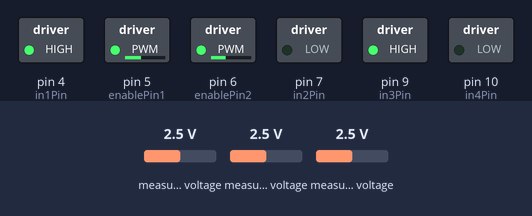
The sketch below on a simulated Arduino Uno, built with avr-gcc and run on an emulated ATmega328P. On the bench: switched loads named in the sketch (green lamp = pin HIGH). Inputs (shaded band) come from the test bench; at power-on: measured voltage 2.5 V.

Above: at 1.7 s.
1.8 s: measured voltage (sensor 200) set to 0.1 V
At 2.1 s:
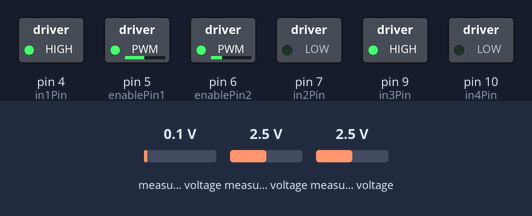
3.3 s: measured voltage (sensor 202) set to 0.1 V
At 3.8 s:
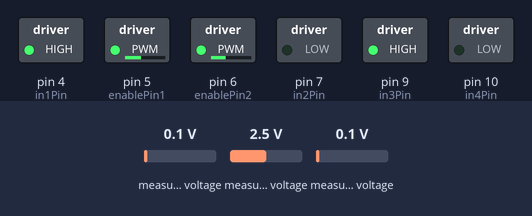
4.8 s: measured voltage (sensor 201) set to 1.2 V
6.3 s: measured voltage (sensor 201) set to 0.9 V
At 7.4 s:
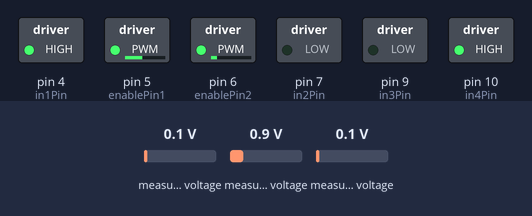
7.8 s: measured voltage (sensor 200) set to 0.9 V
9.3 s: measured voltage (sensor 200) set to 1.2 V
At 10.4 s:
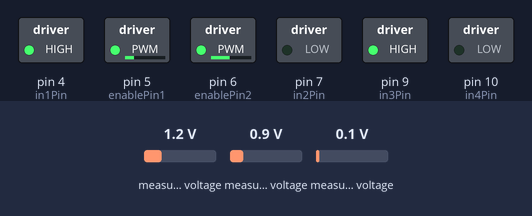
Timing chart, 0 to 12.0 s (numbered marks = the images above; inputs shaded):
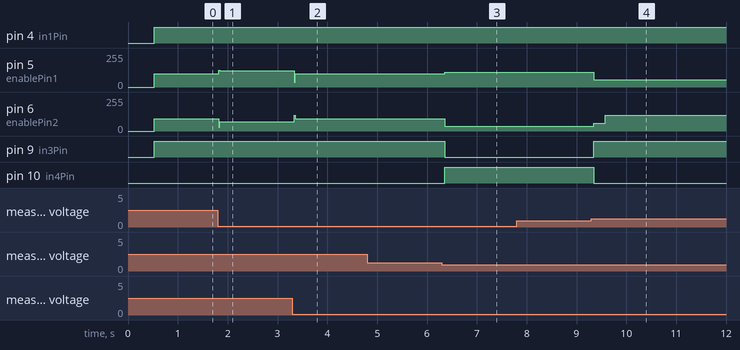

Measured:
- the behaviour switches between 1.1 and 1 V on measured voltage (sensor 201) (found by bisection; images 2 and 3)
- the behaviour switches between 1 and 1.1 V on measured voltage (sensor 200) (found by bisection; images 3 and 4)
- after the input at 1.8 s, pin 5 (enablePin1): 100/255 → 122/255 at once; pin 6 (enablePin2): 92/255 → 70/255 at once
- after the input at 3.3 s, pin 5 (enablePin1): 122/255 → 100/255 at once; pin 6 (enablePin2): 70/255 → 92/255 at once
- after the input at 4.8 s, every drawn part: stays the same
- after the input at 6.3 s, pin 5 (enablePin1): 100/255 → 110/255 after 0.06 s; pin 6 (enablePin2): 92/255 → 37/255 after 0.06 s; pin 9 (in3Pin): HIGH → LOW after 0.06 s; pin 10 (in4Pin): LOW → HIGH after 0.06 s
- after the input at 7.8 s, every drawn part: stays the same
- after the input at 9.3 s, pin 5 (enablePin1): 110/255 → 55/255 after 0.05 s, → 56/255 0.22 s later; pin 6 (enablePin2): 37/255 → 57/255 after 0.05 s, → 117/255 0.22 s later; pin 9 (in3Pin): LOW → HIGH after 0.05 s; pin 10 (in4Pin): HIGH → LOW after 0.05 s

The sketch:

Line_Following_PD.ino
```cpp
#include <Wire.h>
#include <ADS1115_WE.h>

/*
 * ADS1115-based line follower using weighted-centroid error and PD control.
 * Lost-line search follows the last reliable direction and uses a recovery mode.
 */

#define I2C_ADDRESS 0x48

ADS1115_WE adc = ADS1115_WE(I2C_ADDRESS);

const int enablePin1 = 5;   // Right motor ENA
const int enablePin2 = 6;   // Left motor ENB
const int in1Pin = 4;
const int in2Pin = 7;
const int in3Pin = 9;
const int in4Pin = 10;

boolean reverseL = false;
boolean reverseR = false;

const int baseSpeed = 100;
const int maxSpeed = 125;
const int minRunSpeed = 35;
const int leftSpeedOffset = 8;

float Kp = 0.44;
float Kd = 1.70;

const int normalMaxCorrection = 91;
const int derivativeLimit = 40;
const int centerDeadBand = 6;

const long LINE_LOST_SUM = 100;
const int LINE_LOST_CONFIRM = 3;
const int lostSearchOuterSpeed = 110;
const int lostSearchInnerReverseSpeed = -45;
const int lostNoDirectionSpeed = 65;
const unsigned long lostSearchMinTime = 120;
const int lineFoundConfirmNeed = 3;
const unsigned long recoveryTime = 220;
const int recoveryBaseSpeed = 60;
const int recoveryMaxCorrection = 5;

ADS1115_MUX irChannels[3] = {
  ADS1115_COMP_2_GND,  // Left
  ADS1115_COMP_1_GND,  // Center
  ADS1115_COMP_0_GND   // Right
};

int sensorWhiteMV[3] = {940, 940, 940};
const bool lineIsHigh = true;
const int sensorPos[3] = {-100, 0, 100};

int irRawMV[3] = {0, 0, 0};
int irFilteredMV[3] = {0, 0, 0};
long blackness[3] = {0, 0, 0};

const int filterN = 1;

const int MODE_NORMAL = 0;
const int MODE_LOST_SEARCH = 1;
const int MODE_RECOVERY = 2;

int controlMode = MODE_NORMAL;
unsigned long modeStartTime = 0;

float error = 0.0;
float lastError = 0.0;
float lastReliableError = 0.0;

bool lineLost = false;
int lineLostCount = 0;
int lockedLostSearchDirection = 0;
int lineFoundStableCount = 0;

int leftServoSpeed = 0;
int rightServoSpeed = 0;

void Scan();
void ComputeError();
void UpdateControl();
void StartLostSearchMode();
void HandleLostSearchMode();
void RunLostSearch();
int GetLostSearchDirection();
void StartRecoveryMode();
void HandleRecoveryMode();
void RunPDControl(int currentBaseSpeed, int maxCorrection, bool allowReverse);
void Drive(int leftSpeed, int rightSpeed);
int clampSignedSpeed(int value);
void setMotor(int leftSpeedValue, int rightSpeedValue, boolean leftReverse, boolean rightReverse);
bool isPwmPin(int pin);
void writeEnable(int pin, int speedValue);
float readChannel(ADS1115_MUX channel);
float absFloat(float value);

void setup()
{
  pinMode(in1Pin, OUTPUT);
  pinMode(in2Pin, OUTPUT);
  pinMode(in3Pin, OUTPUT);
  pinMode(in4Pin, OUTPUT);
  pinMode(enablePin1, OUTPUT);
  pinMode(enablePin2, OUTPUT);

  delay(500);

  Wire.begin();
  Wire.setClock(400000);

  if (!adc.init()) {
    while (true) {
      Drive(0, 0);
      delay(500);
    }
  }

  adc.setVoltageRange_mV(ADS1115_RANGE_6144);
  adc.setConvRate(ADS1115_860_SPS);
}

void loop()
{
  Scan();
  ComputeError();
  UpdateControl();
  Drive(leftServoSpeed, rightServoSpeed);
}

void Scan()
{
  static bool firstScan = true;

  for (int i = 0; i < 3; i++) {
    float voltage = readChannel(irChannels[i]);
    irRawMV[i] = (int)(voltage * 1000.0);

    if (firstScan) {
      irFilteredMV[i] = irRawMV[i];
    }
    else {
      irFilteredMV[i] =
        (irFilteredMV[i] * (filterN - 1) + irRawMV[i]) / filterN;
    }

    long value;

    if (lineIsHigh) {
      value = (long)irFilteredMV[i] - sensorWhiteMV[i];
    }
    else {
      value = (long)sensorWhiteMV[i] - irFilteredMV[i];
    }

    blackness[i] = (value > 0) ? value : 0;
  }

  firstScan = false;
}

void ComputeError()
{
  long sum = blackness[0] + blackness[1] + blackness[2];

  if (sum < LINE_LOST_SUM) {
    lineLostCount++;

    if (lineLostCount >= LINE_LOST_CONFIRM) {
      lineLost = true;

      if (lastReliableError > 10.0) {
        error = 100.0;
      }
      else if (lastReliableError < -10.0) {
        error = -100.0;
      }
      else {
        error = lastError;
      }
    }
    else {
      lineLost = false;
      error = lastError;
    }

    return;
  }

  lineLost = false;
  lineLostCount = 0;

  long weightedSum = 0;
  weightedSum += (long)sensorPos[0] * blackness[0];
  weightedSum += (long)sensorPos[1] * blackness[1];
  weightedSum += (long)sensorPos[2] * blackness[2];

  error = (float)weightedSum / (float)sum;
  error = constrain(error, -100.0, 100.0);

  if (absFloat(error) <= centerDeadBand) {
    error = 0.0;
  }

  if (error > 15.0 || error < -15.0) {
    lastReliableError = error;
  }
}

void UpdateControl()
{
  if (controlMode == MODE_NORMAL) {
    if (lineLost) {
      StartLostSearchMode();
      RunLostSearch();
      return;
    }

    RunPDControl(baseSpeed, normalMaxCorrection, false);
    return;
  }

  if (controlMode == MODE_LOST_SEARCH) {
    HandleLostSearchMode();
    return;
  }

  if (controlMode == MODE_RECOVERY) {
    HandleRecoveryMode();
  }
}

void StartLostSearchMode()
{
  controlMode = MODE_LOST_SEARCH;
  modeStartTime = millis();
  lineFoundStableCount = 0;
  lockedLostSearchDirection = GetLostSearchDirection();
  lastError = error;
}

void HandleLostSearchMode()
{
  unsigned long now = millis();

  if (now - modeStartTime >= lostSearchMinTime) {
    if (!lineLost) {
      lineFoundStableCount++;
    }
    else {
      lineFoundStableCount = 0;
    }
  }

  if (lineFoundStableCount >= lineFoundConfirmNeed) {
    StartRecoveryMode();
    RunPDControl(recoveryBaseSpeed, recoveryMaxCorrection, false);
    return;
  }

  RunLostSearch();
}

void RunLostSearch()
{
  if (lockedLostSearchDirection > 0) {
    leftServoSpeed = lostSearchOuterSpeed;
    rightServoSpeed = lostSearchInnerReverseSpeed;
  }
  else if (lockedLostSearchDirection < 0) {
    leftServoSpeed = lostSearchInnerReverseSpeed;
    rightServoSpeed = lostSearchOuterSpeed;
  }
  else {
    leftServoSpeed = lostNoDirectionSpeed;
    rightServoSpeed = lostNoDirectionSpeed;
  }
}

int GetLostSearchDirection()
{
  if (lastReliableError > 15.0) {
    return 1;
  }
  if (lastReliableError < -15.0) {
    return -1;
  }
  if (lastError > 15.0) {
    return 1;
  }
  if (lastError < -15.0) {
    return -1;
  }
  return 0;
}

void StartRecoveryMode()
{
  controlMode = MODE_RECOVERY;
  modeStartTime = millis();
  lineFoundStableCount = 0;
  lockedLostSearchDirection = 0;
  lastError = error;
}

void HandleRecoveryMode()
{
  unsigned long now = millis();

  if (lineLost) {
    StartLostSearchMode();
    RunLostSearch();
    return;
  }

  if (now - modeStartTime >= recoveryTime) {
    controlMode = MODE_NORMAL;
    lastError = error;
    RunPDControl(baseSpeed, normalMaxCorrection, false);
    return;
  }

  RunPDControl(recoveryBaseSpeed, recoveryMaxCorrection, false);
}

void RunPDControl(int currentBaseSpeed, int maxCorrection, bool allowReverse)
{
  float derivative = error - lastError;
  derivative = constrain(derivative, -derivativeLimit, derivativeLimit);

  float correction = Kp * error + Kd * derivative;
  correction = constrain(correction, -maxCorrection, maxCorrection);

  leftServoSpeed = currentBaseSpeed + (int)correction;
  rightServoSpeed = currentBaseSpeed - (int)correction;

  lastError = error;

  if (!allowReverse) {
    leftServoSpeed = constrain(leftServoSpeed, 0, maxSpeed);
    rightServoSpeed = constrain(rightServoSpeed, 0, maxSpeed);

    if (leftServoSpeed > 0 && leftServoSpeed < minRunSpeed) {
      leftServoSpeed = minRunSpeed;
    }

    if (rightServoSpeed > 0 && rightServoSpeed < minRunSpeed) {
      rightServoSpeed = minRunSpeed;
    }
  }
}

void Drive(int leftSpeed, int rightSpeed)
{
  int left = clampSignedSpeed(leftSpeed);
  int right = clampSignedSpeed(rightSpeed);

  reverseL = false;
  reverseR = false;

  if (left < 0) {
    left = -left;
    reverseL = true;
  }

  if (right < 0) {
    right = -right;
    reverseR = true;
  }

  setMotor(left, right, reverseL, reverseR);
}

int clampSignedSpeed(int value)
{
  if (value > maxSpeed) {
    value = maxSpeed;
  }
  else if (value < -maxSpeed) {
    value = -maxSpeed;
  }

  if (value > 0 && value < minRunSpeed) {
    value = minRunSpeed;
  }
  else if (value < 0 && value > -minRunSpeed) {
    value = -minRunSpeed;
  }

  return value;
}

void setMotor(
  int leftSpeedValue,
  int rightSpeedValue,
  boolean leftReverse,
  boolean rightReverse
)
{
  leftSpeedValue = constrain(leftSpeedValue, 0, maxSpeed);
  rightSpeedValue = constrain(rightSpeedValue, 0, maxSpeed);

  int correctedLeftSpeed = leftSpeedValue - leftSpeedOffset;
  correctedLeftSpeed = constrain(correctedLeftSpeed, 0, maxSpeed);

  writeEnable(enablePin1, rightSpeedValue);
  digitalWrite(in1Pin, !rightReverse);
  digitalWrite(in2Pin, rightReverse);

  writeEnable(enablePin2, correctedLeftSpeed);
  digitalWrite(in3Pin, !leftReverse);
  digitalWrite(in4Pin, leftReverse);
}

bool isPwmPin(int pin)
{
  return pin == 3 || pin == 5 || pin == 6 ||
         pin == 9 || pin == 10 || pin == 11;
}

void writeEnable(int pin, int speedValue)
{
  speedValue = constrain(speedValue, 0, 255);

  if (isPwmPin(pin)) {
    analogWrite(pin, speedValue);
  }
  else {
    digitalWrite(pin, speedValue > 0 ? HIGH : LOW);
  }
}

float readChannel(ADS1115_MUX channel)
{
  adc.setCompareChannels(channel);
  adc.startSingleMeasurement();

  while (adc.isBusy()) {
    delay(0);
  }

  return adc.getResult_V();
}

float absFloat(float value)
{
  return value >= 0.0 ? value : -value;
}
```
